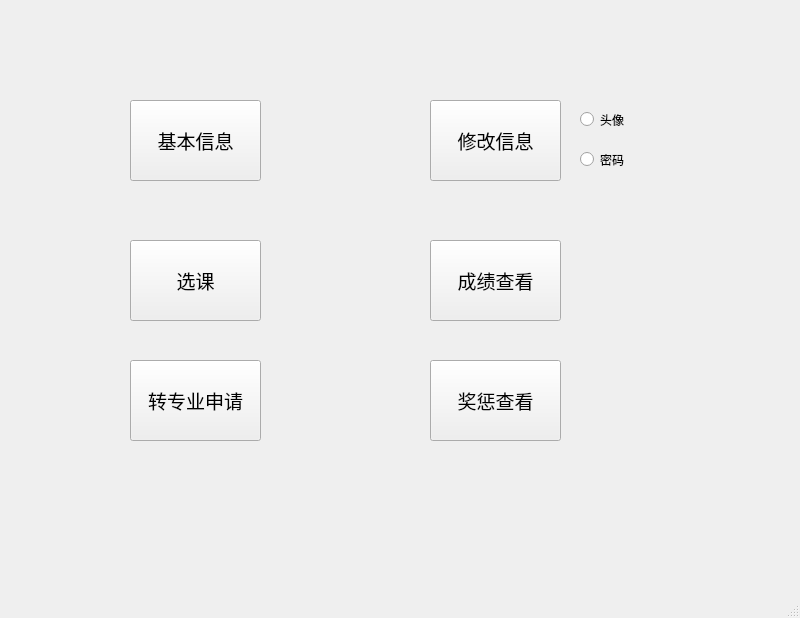
<?xml version="1.0" encoding="UTF-8"?>
<ui version="4.0">
 <class>MainWindow</class>
 <widget class="QMainWindow" name="MainWindow">
  <property name="geometry">
   <rect>
    <x>0</x>
    <y>0</y>
    <width>800</width>
    <height>618</height>
   </rect>
  </property>
  <property name="windowTitle">
   <string>MainWindow</string>
  </property>
  <widget class="QWidget" name="centralwidget">
   <widget class="QPushButton" name="change">
    <property name="geometry">
     <rect>
      <x>430</x>
      <y>100</y>
      <width>131</width>
      <height>81</height>
     </rect>
    </property>
    <property name="font">
     <font>
      <pointsize>14</pointsize>
     </font>
    </property>
    <property name="text">
     <string>修改信息</string>
    </property>
   </widget>
   <widget class="QPushButton" name="info">
    <property name="geometry">
     <rect>
      <x>130</x>
      <y>100</y>
      <width>131</width>
      <height>81</height>
     </rect>
    </property>
    <property name="font">
     <font>
      <pointsize>14</pointsize>
     </font>
    </property>
    <property name="text">
     <string>基本信息</string>
    </property>
   </widget>
   <widget class="QPushButton" name="grade">
    <property name="geometry">
     <rect>
      <x>430</x>
      <y>240</y>
      <width>131</width>
      <height>81</height>
     </rect>
    </property>
    <property name="font">
     <font>
      <pointsize>14</pointsize>
     </font>
    </property>
    <property name="text">
     <string>成绩查看</string>
    </property>
   </widget>
   <widget class="QPushButton" name="course">
    <property name="geometry">
     <rect>
      <x>130</x>
      <y>240</y>
      <width>131</width>
      <height>81</height>
     </rect>
    </property>
    <property name="font">
     <font>
      <pointsize>14</pointsize>
     </font>
    </property>
    <property name="text">
     <string>选课</string>
    </property>
   </widget>
   <widget class="QPushButton" name="reward">
    <property name="geometry">
     <rect>
      <x>430</x>
      <y>360</y>
      <width>131</width>
      <height>81</height>
     </rect>
    </property>
    <property name="font">
     <font>
      <pointsize>14</pointsize>
     </font>
    </property>
    <property name="text">
     <string>奖惩查看</string>
    </property>
   </widget>
   <widget class="QPushButton" name="changemajor">
    <property name="geometry">
     <rect>
      <x>130</x>
      <y>360</y>
      <width>131</width>
      <height>81</height>
     </rect>
    </property>
    <property name="font">
     <font>
      <pointsize>14</pointsize>
     </font>
    </property>
    <property name="text">
     <string>转专业申请</string>
    </property>
   </widget>
   <widget class="QRadioButton" name="key">
    <property name="geometry">
     <rect>
      <x>580</x>
      <y>150</y>
      <width>115</width>
      <height>19</height>
     </rect>
    </property>
    <property name="text">
     <string>密码</string>
    </property>
   </widget>
   <widget class="QRadioButton" name="image">
    <property name="geometry">
     <rect>
      <x>580</x>
      <y>110</y>
      <width>115</width>
      <height>19</height>
     </rect>
    </property>
    <property name="text">
     <string>头像</string>
    </property>
   </widget>
  </widget>
  <widget class="QMenuBar" name="menubar">
   <property name="geometry">
    <rect>
     <x>0</x>
     <y>0</y>
     <width>800</width>
     <height>26</height>
    </rect>
   </property>
  </widget>
  <widget class="QStatusBar" name="statusbar"/>
 </widget>
 <resources/>
 <connections/>
</ui>
